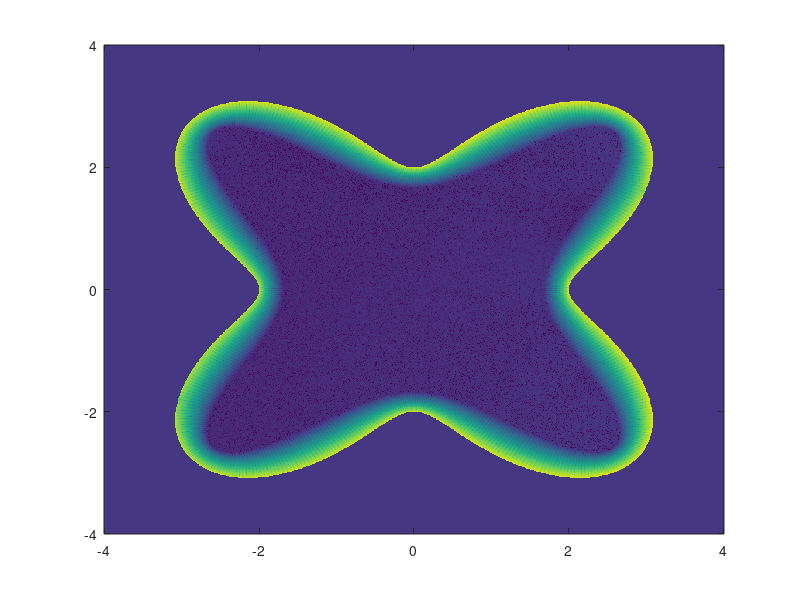

Source code (MATLAB): (Note: this script raises an error after producing the figure.)
%%

N = 300;
tvec = linspace(-pi + 2*pi/N, pi, N);
rvec = 3 + cos(4*tvec+pi);
rprimvec = - 4*sin(4*tvec+pi);
rbisvec = - 16*cos(4*tvec+pi);
y1 = rvec .* cos(tvec);
y2 = rvec .* sin(tvec);
nu1 = rvec .* cos(tvec) + rprimvec .* sin(tvec);
nu2 = rvec .* sin(tvec) - rprimvec .* cos(tvec);
nu1 = nu1 ./ sqrt( rvec.^2 + rprimvec.^2 );
nu2 = nu2 ./ sqrt( rvec.^2 + rprimvec.^2 );

Kmat = zeros(N, N);
for i=1:N
    for j=1:N
        if i == j
            Kmat(i,j) = 1 / (2*pi) * (rprimvec(i)^2 - rbisvec(i) * rvec(i) / 2 + rvec(i)^2 / 2) / (rprimvec(i)^2 + rvec(i)^2)^(3/2);
        else
            Kmat(i,j) = 1 / (2*pi) * ( (y1(j) - y1(i)) * nu1(j) + (y2(j) - y2(i)) * nu2(j) ) / ( (y1(j) - y1(i))^2 + (y2(j) - y2(i))^2 );
        end
    end
end

imagesc(tvec, tvec, Kmat.')
axis xy
colorbar

%%

dsdt = sqrt(rprimvec.^2 + rvec.^2)';
gvec = ( exp( (y1 + 0.3*y2) / 3 ) .* sin( (0.3*y1 - y2) / 3 ) )';
hvec = ( eye(N)/2 + 2*pi/N * Kmat * diag(dsdt) ) \ gvec;

% Compute double layer potential

delta = 0.01;
M = 8 / delta;
x1field = linspace(-4, 4, M);
x2field = linspace(-4, 4, M);
ufield = zeros(M, M);
u0 = zeros(M, M);
error = -15 * ones(M, M);

for ix1 = 1:M
    for ix2 = 1:M
        x1 = x1field(ix1);
        x2 = x2field(ix2);
        t = angle( complex(x1, x2) );
        radius = 3 + cos(4*t+pi);
        if (x1^2 + x2^2) < radius^2
            phivec = 1 / (2*pi) * ( (y1 - x1) .* nu1 + (y2 - x2) .* nu2 ) ./ ( (y1 - x1).^2 + (y2 - x2).^2 );
            ufield(ix1, ix2) = (phivec * (hvec .* dsdt)) * 2*pi/N;

            u0(ix1, ix2) = exp( (x1 + 0.3*x2) / 3 ) .* sin( (0.3*x1 - x2) / 3 );
            error(ix1, ix2) = log10( abs( u0(ix1, ix2) - ufield(ix1, ix2) ) );

        end
    end
end

imagesc(x1field, x2field, error.');
% imagesc(x1field, x2field, u0.');
axis xy
clim([-15 0]);
colormap turbo
pbaspect([1 1 1]);
colorbar

%% Exercise 2

%%

even = ( 1:1:(N/2) ) * 2;
odd = -1 + (1:1:(N/2)) * 2;
vvec = zeros(N, 1);

% Compute v(x) at even x using odd y
for i = even
    imvec_even = 1 / (2*pi) * ( (y1(odd) - y1(i)) .* nu2(odd) - (y2(odd) - y2(i)) .* nu1(odd) ) ./ ( (y1(odd) - y1(i)).^2 + (y2(odd) - y2(i)).^2 );
    vvec(i) = (imvec_even * (hvec(odd) .* dsdt(odd))) * 2*pi/(N/2);
end

% Compute v(x) at odd x using even y
for i = odd
    imvec_odd = 1 / (2*pi) * ( (y1(even) - y1(i)) .* nu2(even) - (y2(even) - y2(i)) .* nu1(even) ) ./ ( (y1(even) - y1(i)).^2 + (y2(even) - y2(i)).^2 );
    vvec(i) = (imvec_odd * (hvec(even) .* dsdt(even))) * 2*pi/(N/2);
end

v_exact = exp( (y1 + 0.3*y2) / 3 ) .* cos( (0.3*y1 - y2) / 3 );
plot(tvec, vvec, tvec, v_exact);
legend("v-numeric", "v-analytic");
